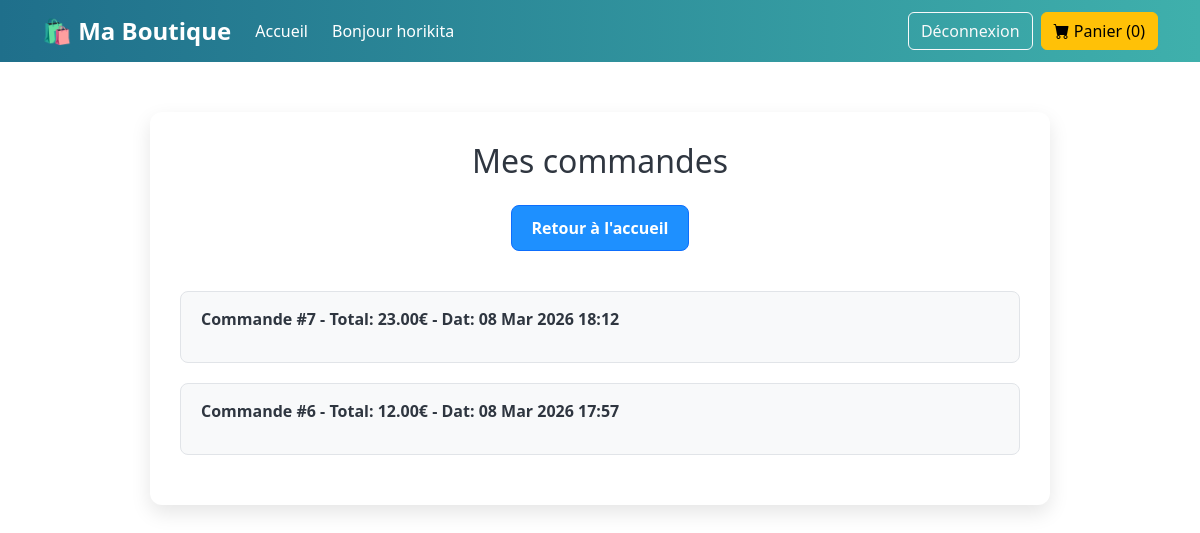
Screenshot of /orders/ (signed in) with the database file from the repository.
### trade/models.py (models this page shows, shortened)
class Order(models.Model):
    full_name = models.CharField(max_length=200)
    address = models.TextField()
    city = models.CharField(max_length=100)
    phone = models.CharField(max_length=20)
    total_amount = models.DecimalField(max_digits=10, decimal_places=2)
    created_at = models.DateTimeField(auto_now_add=True)
    user = models.ForeignKey(User, on_delete=models.CASCADE, null=True, blank=True)

### trade/views.py (the view)
# urls.py: path('orders/', views.order_history, name='order_history'),
@login_required(login_url='login')
def order_history(request):
    orders = Order.objects.filter(user=request.user).order_by('-created_at')
    return render(request, 'trade/order_history.html', {'orders': orders})

### trade/templates/trade/order_history.html (shortened to what this page needs)
{% extends 'trade/base.html' %}
{% block content %}
<div class="order-history-container">
    <h2>Mes commandes</h2>
     <div class="btn-container">
    <a href="{% url 'home' %}" class="btn btn-primary btn-order-history">Retour à l'accueil</a>
     </div>
    {% if orders %}
        {% for order in orders %}
            <div class="order-card">
                <div class="order-header">
                    Commande #{{ order.id }} - Total: {{ order.total_amount }}€ - Dat: {{ order.created_at|date:"d M Y H:i" }}
                </div>
            </div>
        {% endfor %}
    {% else %}
        <p class="empty-order">Ou poko fè okenn commande.</p>
    {% endif %}
</div>
{% endblock %}

### trade/templates/trade/navbar.html (shortened to what this page needs)
<!DOCTYPE html>
<html>
<head>
    <link href="https://cdn.jsdelivr.net/npm/bootstrap@5.3.0/dist/css/bootstrap.min.css" rel="stylesheet">
    <link href="https://cdn.jsdelivr.net/npm/bootstrap-icons@1.10.5/font/bootstrap-icons.css" rel="stylesheet">
</head>
<body>
<nav class="navbar navbar-expand-lg navbar-custom">
  <div class="container">
    <a class="navbar-brand" href="/">🛍 Ma Boutique</a>
    <div class="collapse navbar-collapse" id="menu">
        <ul class="navbar-nav me-auto mb-2 mb-lg-0">
            <li class="nav-item">
                <a class="nav-link" href="/">Accueil</a>
            </li>
            {% if user.is_authenticated %}
            <li class="nav-item">
                <span class="nav-link">Bonjour {{ user.username }}</span>
            </li>
            {% endif %}
        </ul>
        <div class="d-flex align-items-center gap-2">
            {% if user.is_authenticated %}
                <a href="{% url 'logout' %}" class="btn btn-outline-light btn-custom">Déconnexion</a>
            {% else %}
                <a href="{% url 'login' %}" class="btn btn-outline-light btn-custom">Connexion</a>
                <a href="{% url 'signup' %}" class="btn btn-light btn-custom">Inscription</a>
            {% endif %}
            <a href="{% url 'cart_detail' %}" class="btn btn-warning btn-custom">
                <i class="bi bi-cart-fill"></i> Panier ({{ request.session.cart|length|default:0 }})
            </a>
        </div>
    </div>
  </div>
</nav>
</body>
</html>

### trade/templates/trade/navbar.html (style rules this page uses)
.navbar-custom { background: linear-gradient(90deg, #1f6f8b, #3fb0ac); }
.navbar-custom .nav-link { color: #fff; font-weight: 500; transition: color 0.3s; }
.navbar-brand { font-weight: 700; color: #fff; font-size: 1.5rem; }
.btn-custom { transition: all 0.3s; }
.navbar-nav { gap: 0.5rem; }

### trade/templates/trade/order_history.html (style rules this page uses)
.order-history-container { max-width: 900px; margin: 50px auto; background-color: #fff; padding: 30px; border-radius: 12px; box-shadow: 0 8px 20px rgba(0,0,0,0.1); font-family: 'Segoe UI', Tahoma, Geneva, Verdana, sans-serif; }
.order-history-container h2 { text-align: center; color: #2f3640; margin-bottom: 25px; }
.btn-order-history { display: inline-block; margin-bottom: 20px; padding: 10px 20px; border-radius: 8px; color: #fff; background-color: #1e90ff; font-weight: bold; text-decoration: none; transition: 0.3s; }
.order-card { border: 1px solid #e1e4e8; border-radius: 8px; padding: 15px 20px; margin-bottom: 20px; background-color: #f8f9fa; }
.order-header { font-weight: bold; color: #2f3640; margin-bottom: 10px; }
.btn-container { text-align: center; margin-bottom: 20px; }

### rows the page displays
Order: id "7", total_amount "23.00", created_at "08 Mar 2026 18:12"
Order: id "6", total_amount "12.00", created_at "08 Mar 2026 17:57"

### other values shown
{{ user.username }} "horikita"
{{ request.session.cart|length|default:0 }} "0"
